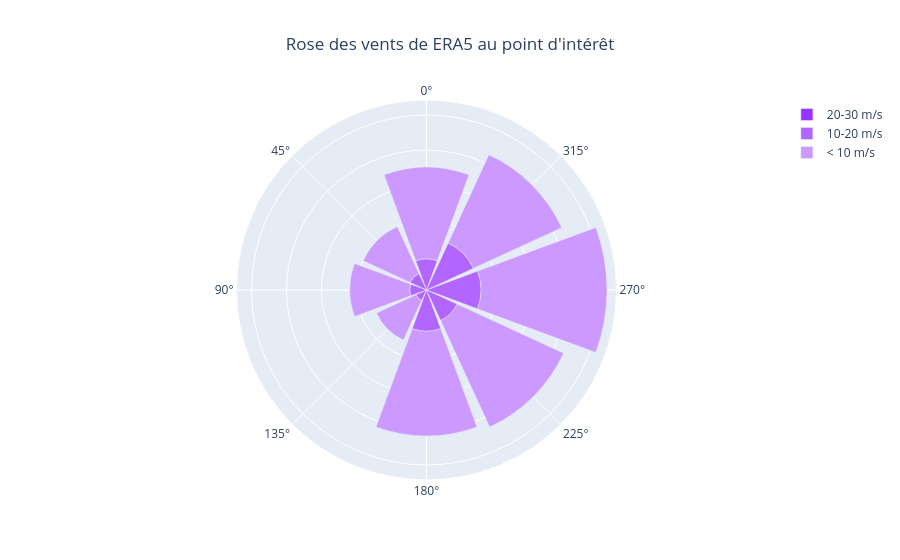

The notebook cell this image was saved under:
### Code cell
create_wind_rose(
    hourly_era5,
    title="Rose des vents de ERA5 au point d'intérêt",
)

### Figure 1 — Plotly figure (JSON) as saved in the notebook; plotly's stock layout.template omitted (floating-point values rounded to 4 significant figures)
{"data": [{"marker": {"color": "hsl(270, 100%, 60%)"}, "name": "20-30 m/s", "r": [68, 64, 42, 54, 82, 28, 163, 122], "theta": [0, 45, 90, 135, 180, 225, 270, 315], "type": "barpolar"}, {"marker": {"color": "hsl(270, 100%, 70%)"}, "name": "10-20 m/s", "r": [17739, 10343, 9546, 6597, 23487, 19231, 31021, 29481], "theta": [0, 45, 90, 135, 180, 225, 270, 315], "type": "barpolar"}, {"marker": {"color": "hsl(270, 100%, 80%)"}, "name": "< 10 m/s", "r": [52373, 29524, 34247, 24873, 59886, 67010, 71989, 55510], "theta": [0, 45, 90, 135, 180, 225, 270, 315], "type": "barpolar"}], "layout": {"barmode": "stack", "polar": {"angularaxis": {"rotation": 90}, "radialaxis": {"showline": false, "showticklabels": false}}, "title": {"text": "Rose des vents de ERA5 au point d'intérêt", "x": 0.5, "xanchor": "center"}}}
